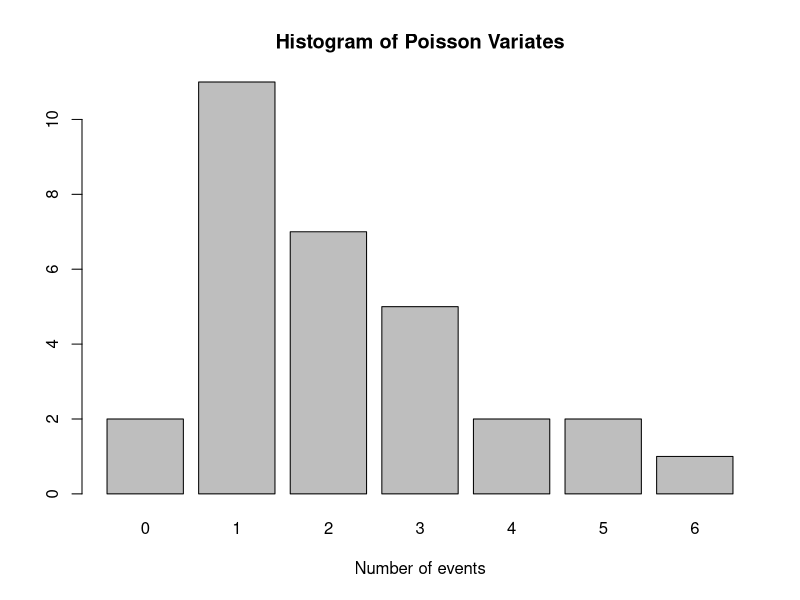

Source code (R):
#Page no 209

variates<-c(2,1,1,1,1,5,1,1,3,0,2,1,1,3,4,
            2,1,2,2,6,5,2,3,2,4,1,3,1,3,0)
j<-c(0,1,2,3,4,5,6)
total<-length(variates)
count<-c(2,11,7,5,2,2,1)
p<-round(count/total,3)
j
p
barplot(count,names.arg = j,xlab = "Number of events",main = "Histogram of Poisson Variates")
